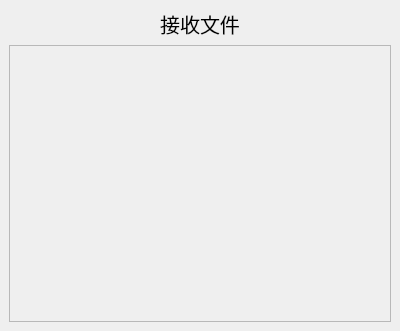
<?xml version="1.0" encoding="UTF-8"?>
<ui version="4.0">
 <class>ReceiveFile</class>
 <widget class="QMainWindow" name="ReceiveFile">
  <property name="geometry">
   <rect>
    <x>0</x>
    <y>0</y>
    <width>400</width>
    <height>331</height>
   </rect>
  </property>
  <property name="windowTitle">
   <string>MainWindow</string>
  </property>
  <widget class="QWidget" name="centralwidget">
   <layout class="QVBoxLayout" name="verticalLayout">
    <item>
     <widget class="QLabel" name="label">
      <property name="font">
       <font>
        <pointsize>15</pointsize>
       </font>
      </property>
      <property name="text">
       <string>接收文件</string>
      </property>
      <property name="alignment">
       <set>Qt::AlignCenter</set>
      </property>
     </widget>
    </item>
    <item>
     <widget class="QScrollArea" name="scrollArea">
      <property name="widgetResizable">
       <bool>true</bool>
      </property>
      <widget class="QWidget" name="scrollAreaWidgetContents">
       <property name="geometry">
        <rect>
         <x>0</x>
         <y>0</y>
         <width>380</width>
         <height>276</height>
        </rect>
       </property>
       <layout class="QVBoxLayout" name="verticalLayout_3">
        <item>
         <layout class="QVBoxLayout" name="verticalLayout_2"/>
        </item>
        <item>
         <spacer name="verticalSpacer">
          <property name="orientation">
           <enum>Qt::Vertical</enum>
          </property>
          <property name="sizeHint" stdset="0">
           <size>
            <width>20</width>
            <height>299</height>
           </size>
          </property>
         </spacer>
        </item>
       </layout>
      </widget>
     </widget>
    </item>
   </layout>
  </widget>
 </widget>
 <resources/>
 <connections/>
</ui>
